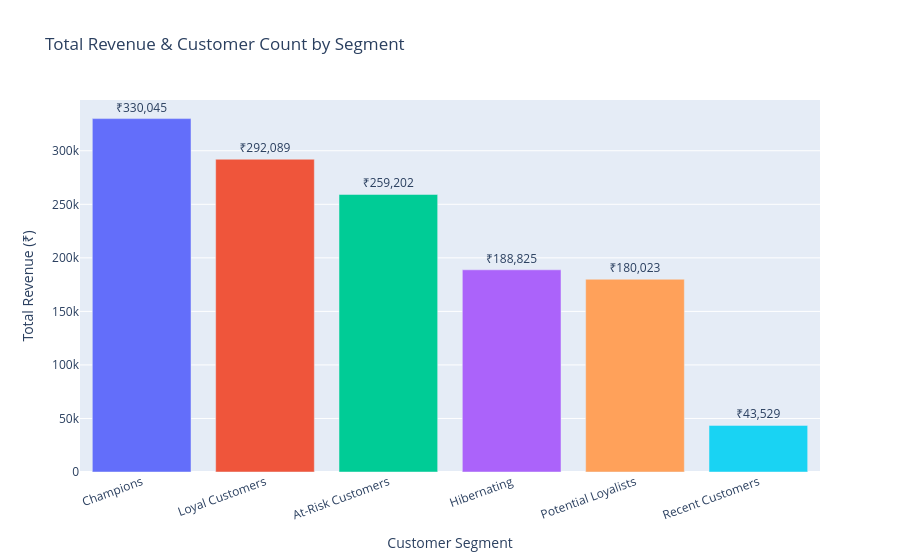

Source (notebook cell):
### Code cell
# Prepare segment summary data
seg_summary = (
    rfm_segmented.groupby('Customer_Segment', as_index=False)
    .agg(
        Customer_Count=('Customer_ID', 'count'),
        Total_Revenue=('Monetary', 'sum'),
        Avg_Monetary=('Monetary', 'mean'),
    )
    .sort_values(by='Total_Revenue', ascending=False)
)

fig_bar = px.bar(seg_summary,x='Customer_Segment',y='Total_Revenue',color='Customer_Segment',text_auto='.2s',
    hover_data={'Customer_Count': True,'Avg_Monetary': ':,.0f','Total_Revenue': ':,.0f'},
    title='Total Revenue & Customer Count by Segment',
    labels={'Customer_Segment': 'Customer Segment','Total_Revenue': 'Total Revenue (₹)'},)

fig_bar.update_traces(texttemplate='₹%{y:,.0f}', textposition='outside')
fig_bar.update_layout(showlegend=False, xaxis_tickangle=-20)
fig_bar.show()

### Figure 1 — Plotly figure (JSON) as saved in the notebook; plotly's stock layout.template omitted (floating-point values rounded to 4 significant figures)
{"data": [{"customdata": [[42.0, 7858.0]], "hovertemplate": "Customer Segment=%{x}<br>Total Revenue (₹)=%{y:,.0f}<br>Customer_Count=%{customdata[0]}<br>Avg_Monetary=%{customdata[1]:,.0f}<extra></extra>", "legendgroup": "Champions", "marker": {"color": "#636efa", "pattern": {"shape": ""}}, "name": "Champions", "orientation": "v", "showlegend": true, "textposition": "outside", "texttemplate": "₹%{y:,.0f}", "type": "bar", "x": ["Champions"], "xaxis": "x", "y": [330000.0], "yaxis": "y"}, {"customdata": [[41.0, 7124.0]], "hovertemplate": "Customer Segment=%{x}<br>Total Revenue (₹)=%{y:,.0f}<br>Customer_Count=%{customdata[0]}<br>Avg_Monetary=%{customdata[1]:,.0f}<extra></extra>", "legendgroup": "Loyal Customers", "marker": {"color": "#EF553B", "pattern": {"shape": ""}}, "name": "Loyal Customers", "orientation": "v", "showlegend": true, "textposition": "outside", "texttemplate": "₹%{y:,.0f}", "type": "bar", "x": ["Loyal Customers"], "xaxis": "x", "y": [292100.0], "yaxis": "y"}, {"customdata": [[37.0, 7005.0]], "hovertemplate": "Customer Segment=%{x}<br>Total Revenue (₹)=%{y:,.0f}<br>Customer_Count=%{customdata[0]}<br>Avg_Monetary=%{customdata[1]:,.0f}<extra></extra>", "legendgroup": "At-Risk Customers", "marker": {"color": "#00cc96", "pattern": {"shape": ""}}, "name": "At-Risk Customers", "orientation": "v", "showlegend": true, "textposition": "outside", "texttemplate": "₹%{y:,.0f}", "type": "bar", "x": ["At-Risk Customers"], "xaxis": "x", "y": [259200.0], "yaxis": "y"}, {"customdata": [[38.0, 4969.0]], "hovertemplate": "Customer Segment=%{x}<br>Total Revenue (₹)=%{y:,.0f}<br>Customer_Count=%{customdata[0]}<br>Avg_Monetary=%{customdata[1]:,.0f}<extra></extra>", "legendgroup": "Hibernating", "marker": {"color": "#ab63fa", "pattern": {"shape": ""}}, "name": "Hibernating", "orientation": "v", "showlegend": true, "textposition": "outside", "texttemplate": "₹%{y:,.0f}", "type": "bar", "x": ["Hibernating"], "xaxis": "x", "y": [188800.0], "yaxis": "y"}, {"customdata": [[32.0, 5626.0]], "hovertemplate": "Customer Segment=%{x}<br>Total Revenue (₹)=%{y:,.0f}<br>Customer_Count=%{customdata[0]}<br>Avg_Monetary=%{customdata[1]:,.0f}<extra></extra>", "legendgroup": "Potential Loyalists", "marker": {"color": "#FFA15A", "pattern": {"shape": ""}}, "name": "Potential Loyalists", "orientation": "v", "showlegend": true, "textposition": "outside", "texttemplate": "₹%{y:,.0f}", "type": "bar", "x": ["Potential Loyalists"], "xaxis": "x", "y": [180000.0], "yaxis": "y"}, {"customdata": [[10.0, 4353.0]], "hovertemplate": "Customer Segment=%{x}<br>Total Revenue (₹)=%{y:,.0f}<br>Customer_Count=%{customdata[0]}<br>Avg_Monetary=%{customdata[1]:,.0f}<extra></extra>", "legendgroup": "Recent Customers", "marker": {"color": "#19d3f3", "pattern": {"shape": ""}}, "name": "Recent Customers", "orientation": "v", "showlegend": true, "textposition": "outside", "texttemplate": "₹%{y:,.0f}", "type": "bar", "x": ["Recent Customers"], "xaxis": "x", "y": [43530.0], "yaxis": "y"}], "layout": {"barmode": "relative", "legend": {"title": {"text": "Customer Segment"}, "tracegroupgap": 0}, "showlegend": false, "title": {"text": "Total Revenue & Customer Count by Segment"}, "xaxis": {"anchor": "y", "categoryarray": ["Champions", "Loyal Customers", "At-Risk Customers", "Hibernating", "Potential Loyalists", "Recent Customers"], "categoryorder": "array", "domain": [0, 1], "tickangle": -20, "title": {"text": "Customer Segment"}}, "yaxis": {"anchor": "x", "domain": [0, 1], "title": {"text": "Total Revenue (₹)"}}}}
